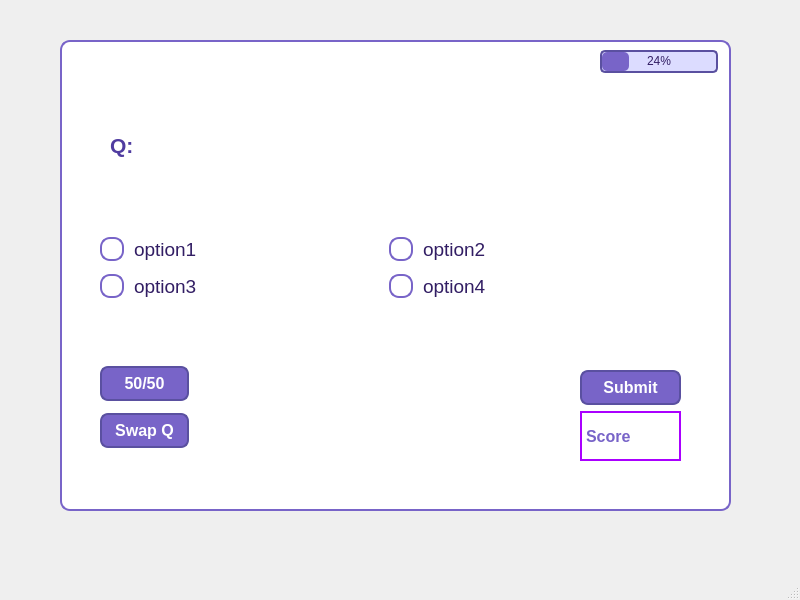
<?xml version="1.0" encoding="UTF-8"?>
<ui version="4.0">
 <class>GameWindow</class>
 <widget class="QMainWindow" name="GameWindow">
  <property name="geometry">
   <rect>
    <x>0</x>
    <y>0</y>
    <width>800</width>
    <height>600</height>
   </rect>
  </property>
  <property name="windowTitle">
   <string>MainWindow</string>
  </property>
  <property name="styleSheet">
   <string notr="true">background-color: rgb(255, 255, 255);
/* Style the QMessageBox itself */
QMessageBox {
    background-color: rgb(240, 240, 250); /* Light purple background */
    border: 2px solid rgb(104, 90, 180); /* Purple border */
    border-radius: 10px;
}

/* Style the text inside the message box */
QMessageBox QLabel {
    font-size: 14pt;
    color: rgb(50, 30, 100); /* Dark purple text */
    font-weight: bold;
}

/* Style the buttons inside the message box */
QMessageBox QPushButton {
    background-color: rgb(104, 90, 180); /* Purple button */
    color: white;
    font-size: 12pt;
    padding: 6px 12px;
    border-radius: 5px;
}

/* Button hover effect */
QMessageBox QPushButton:hover {
    background-color: rgb(120, 110, 200);
}

/* Button when pressed */
QMessageBox QPushButton:pressed {
    background-color: rgb(80, 60, 160);
}
</string>
  </property>
  <widget class="QWidget" name="centralwidget">
   <widget class="QGroupBox" name="groupBox">
    <property name="geometry">
     <rect>
      <x>60</x>
      <y>40</y>
      <width>671</width>
      <height>471</height>
     </rect>
    </property>
    <property name="styleSheet">
     <string notr="true">QGroupBox#groupBox {
    background-color:white;
    border: 2px solid rgb(120, 100, 200); /* Purple border */
    border-radius: 10px;
    font-size: 14pt;
    font-weight: bold;
    color: rgb(80, 60, 160); /* Deep purple text */
}

/* Style for the question label */
QLabel#questionLabel {
    font-size: 16pt;
    font-weight: bold;
    color: rgb(80, 60, 160);
    background-color: transparent;
}

/* Style for radio buttons */
QRadioButton {
    font-size: 14pt; /* Bigger text */
    color: rgb(50, 30, 100);
    spacing: 10px;
}

/* Make radio button indicator (circle) larger */
QRadioButton::indicator {
    width: 20px;  /* Adjust width */
    height: 20px; /* Adjust height */
    border-radius: 10px; /* Ensures a perfect circle */
    border: 2px solid rgb(120, 100, 200); /* Purple border */
    background-color: white;
}

/* When hovered */
QRadioButton::indicator:hover {
    border: 2px solid rgb(140, 120, 220);
}


QRadioButton::indicator:checked {
    background-color: rgb(120, 100, 200); /* Purple fill */
    border: 2px solid rgb(80, 60, 160);
}

/* Hover effect for radio buttons */
QRadioButton:hover {
    color: rgb(80, 60, 160);
}


QLabel#scoreLabel {
   border: 2px solid rgb(120, 100, 200);
    font-size: 12pt;
    font-weight: bold;
    color: rgb(120, 100, 200);
}

/* Style for buttons (50/50, Swap Q, Submit) */
QPushButton {
    background-color: rgb(120, 100, 200); /* Purple */
    color: white;
    font-size: 12pt;
    font-weight: bold;
    border: 2px solid rgb(90, 80, 160);
    border-radius: 8px;
    padding: 6px;
}

/* Hover effect for buttons */
QPushButton:hover {
    background-color: rgb(140, 120, 220); /* Lighter purple */
}

/* Pressed effect for buttons */
QPushButton:pressed {
    background-color: rgb(100, 80, 180); /* Darker purple */
    border: 2px solid rgb(80, 70, 150);
}

/* Style for progress bar */
QProgressBar {
    border: 2px solid rgb(90, 80, 160);
    border-radius: 5px;
    background-color: rgb(220, 220, 255);
    text-align: center;
    color: rgb(50, 30, 100);
}

/* Progress bar chunk (fill) */
QProgressBar::chunk {
    background-color: rgb(120, 100, 200);
    border-radius: 5px;
}</string>
    </property>
    <property name="title">
     <string/>
    </property>
    <widget class="QLabel" name="questionLabel">
     <property name="geometry">
      <rect>
       <x>50</x>
       <y>50</y>
       <width>561</width>
       <height>111</height>
      </rect>
     </property>
     <property name="text">
      <string>Q:</string>
     </property>
     <property name="wordWrap">
      <bool>true</bool>
     </property>
    </widget>
    <widget class="QProgressBar" name="progressBar">
     <property name="geometry">
      <rect>
       <x>540</x>
       <y>10</y>
       <width>118</width>
       <height>23</height>
      </rect>
     </property>
     <property name="value">
      <number>24</number>
     </property>
    </widget>
    <widget class="QWidget" name="layoutWidget">
     <property name="geometry">
      <rect>
       <x>40</x>
       <y>190</y>
       <width>571</width>
       <height>75</height>
      </rect>
     </property>
     <layout class="QHBoxLayout" name="horizontalLayout">
      <item>
       <layout class="QVBoxLayout" name="verticalLayout_2">
        <item>
         <widget class="QRadioButton" name="op1">
          <property name="text">
           <string>option1</string>
          </property>
         </widget>
        </item>
        <item>
         <widget class="QRadioButton" name="op3">
          <property name="text">
           <string>option3</string>
          </property>
         </widget>
        </item>
       </layout>
      </item>
      <item>
       <layout class="QVBoxLayout" name="verticalLayout">
        <item>
         <widget class="QRadioButton" name="op2">
          <property name="text">
           <string>option2</string>
          </property>
         </widget>
        </item>
        <item>
         <widget class="QRadioButton" name="op4">
          <property name="text">
           <string>option4</string>
          </property>
         </widget>
        </item>
       </layout>
      </item>
     </layout>
    </widget>
    <widget class="QWidget" name="layoutWidget">
     <property name="geometry">
      <rect>
       <x>40</x>
       <y>320</y>
       <width>89</width>
       <height>95</height>
      </rect>
     </property>
     <layout class="QVBoxLayout" name="verticalLayout_3">
      <item>
       <widget class="QPushButton" name="button50">
        <property name="text">
         <string>50/50</string>
        </property>
       </widget>
      </item>
      <item>
       <widget class="QPushButton" name="buttonSwap">
        <property name="text">
         <string>Swap Q</string>
        </property>
       </widget>
      </item>
     </layout>
    </widget>
    <widget class="QWidget" name="layoutWidget">
     <property name="geometry">
      <rect>
       <x>520</x>
       <y>330</y>
       <width>101</width>
       <height>91</height>
      </rect>
     </property>
     <layout class="QVBoxLayout" name="verticalLayout_4">
      <item>
       <widget class="QPushButton" name="submit">
        <property name="text">
         <string>Submit</string>
        </property>
       </widget>
      </item>
      <item>
       <widget class="QLabel" name="scoreLabel">
        <property name="styleSheet">
         <string notr="true">border-color: rgb(170, 0, 255);</string>
        </property>
        <property name="text">
         <string>Score</string>
        </property>
       </widget>
      </item>
     </layout>
    </widget>
   </widget>
  </widget>
  <widget class="QMenuBar" name="menubar">
   <property name="geometry">
    <rect>
     <x>0</x>
     <y>0</y>
     <width>800</width>
     <height>22</height>
    </rect>
   </property>
  </widget>
  <widget class="QStatusBar" name="statusbar"/>
 </widget>
 <resources/>
 <connections/>
</ui>
